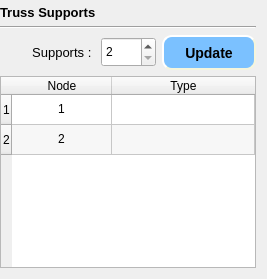
         <widget class="QWidget" name="page_supports">
          <layout class="QGridLayout" name="gridLayout_5">
           <property name="leftMargin">
            <number>0</number>
           </property>
           <property name="topMargin">
            <number>5</number>
           </property>
           <item row="0" column="0" colspan="3">
            <widget class="QLabel" name="label_5">
             <property name="font">
              <font>
               <pointsize>10</pointsize>
               <weight>75</weight>
               <bold>true</bold>
              </font>
             </property>
             <property name="text">
              <string>Truss Supports</string>
             </property>
            </widget>
           </item>
           <item row="1" column="0" colspan="3">
            <widget class="Line" name="line_3">
             <property name="orientation">
              <enum>Qt::Horizontal</enum>
             </property>
            </widget>
           </item>
           <item row="2" column="0">
            <widget class="QLabel" name="label_6">
             <property name="font">
              <font>
               <pointsize>10</pointsize>
              </font>
             </property>
             <property name="text">
              <string>Supports : </string>
             </property>
             <property name="alignment">
              <set>Qt::AlignRight|Qt::AlignTrailing|Qt::AlignVCenter</set>
             </property>
            </widget>
           </item>
           <item row="2" column="1">
            <widget class="QSpinBox" name="spinBox_supports">
             <property name="minimumSize">
              <size>
               <width>55</width>
               <height>30</height>
              </size>
             </property>
             <property name="maximumSize">
              <size>
               <width>50</width>
               <height>16777215</height>
              </size>
             </property>
             <property name="minimum">
              <number>2</number>
             </property>
             <property name="maximum">
              <number>1000</number>
             </property>
             <property name="value">
              <number>2</number>
             </property>
            </widget>
           </item>
           <item row="2" column="2">
            <widget class="QPushButton" name="update_supports">
             <property name="minimumSize">
              <size>
               <width>23</width>
               <height>35</height>
              </size>
             </property>
             <property name="cursor">
              <cursorShape>PointingHandCursor</cursorShape>
             </property>
             <property name="styleSheet">
              <string notr="true">QPushButton {
	background-color: rgb(123, 193, 255);
    border-style: outset;
    border-width: 2px;
    border-radius: 10px;
    border-color: beige;
    font: bold 14px;
    min-width: 1em;
    padding: 1px;
}
QPushButton:hover {
	background-color: rgb(85, 162, 255);
    border-style: inset;
}
</string>
             </property>
             <property name="text">
              <string>Update</string>
             </property>
            </widget>
           </item>
           <item row="3" column="0" colspan="3">
            <widget class="QTableWidget" name="tableWidget_supports">
             <property name="alternatingRowColors">
              <bool>true</bool>
             </property>
             <attribute name="horizontalHeaderStretchLastSection">
              <bool>true</bool>
             </attribute>
             <row>
              <property name="text">
               <string>1</string>
              </property>
             </row>
             <row>
              <property name="text">
               <string>2</string>
              </property>
             </row>
             <column>
              <property name="text">
               <string>Node</string>
              </property>
              <property name="background">
               <color>
                <red>85</red>
                <green>255</green>
                <blue>127</blue>
               </color>
              </property>
             </column>
             <column>
              <property name="text">
               <string>Type</string>
              </property>
              <property name="background">
               <color>
                <red>255</red>
                <green>85</green>
                <blue>0</blue>
               </color>
              </property>
             </column>
             <item row="0" column="0">
              <property name="text">
               <string>1</string>
              </property>
              <property name="textAlignment">
               <set>AlignCenter</set>
              </property>
             </item>
             <item row="1" column="0">
              <property name="text">
               <string>2</string>
              </property>
              <property name="textAlignment">
               <set>AlignCenter</set>
              </property>
             </item>
            </widget>
           </item>
          </layout>
         </widget>
